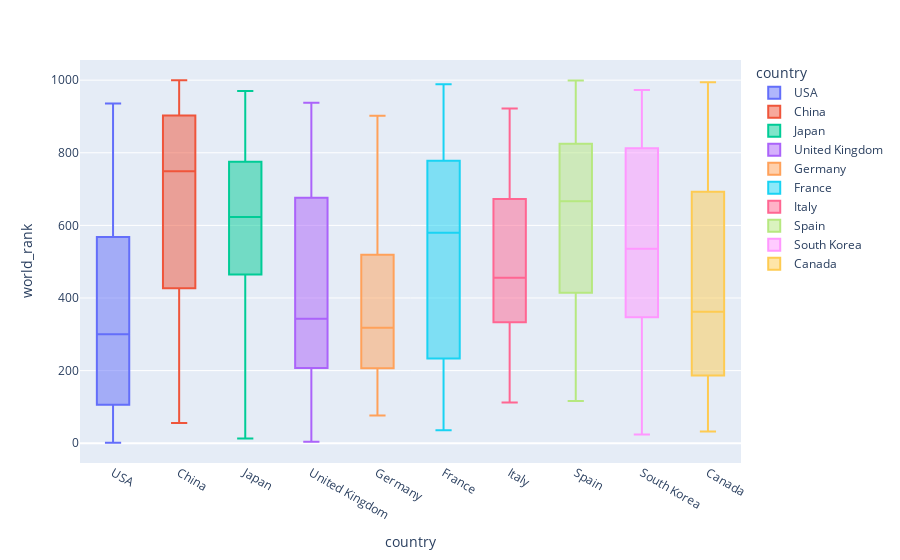

Source (notebook cell):
### Code cell
import plotly.express as px
fig = px.box(pt_top10_2015_all, x="country", y="world_rank",
                 color = 'country' )
fig.update_yaxes(showticklabels=True , matches=None)
fig.update_xaxes(showticklabels=True , matches=None)
fig.show()
plt.savefig('boxplot_cwur_2015 .png', width=150,height = 150)

### Figure 1 — Plotly figure (JSON) as saved in the notebook; plotly's stock layout.template omitted (floating-point values rounded to 4 significant figures; data arrays with more than 128 entries replaced by an {"elided": "..."} marker saying what was removed)
{"data": [{"alignmentgroup": "True", "hovertemplate": "country=%{x}<br>world_rank=%{y}<extra></extra>", "legendgroup": "USA", "marker": {"color": "#636efa"}, "name": "USA", "notched": false, "offsetgroup": "USA", "orientation": "v", "showlegend": true, "type": "box", "x": {"elided": "229 str values"}, "x0": " ", "xaxis": "x", "y": {"elided": "229 int values"}, "y0": " ", "yaxis": "y"}, {"alignmentgroup": "True", "hovertemplate": "country=%{x}<br>world_rank=%{y}<extra></extra>", "legendgroup": "China", "marker": {"color": "#EF553B"}, "name": "China", "notched": false, "offsetgroup": "China", "orientation": "v", "showlegend": true, "type": "box", "x": ["China", "China", "China", "China", "China", "China", "China", "China", "China", "China", "China", "China", "China", "China", "China", "China", "China", "China", "China", "China", "China", "China", "China", "China", "China", "China", "China", "China", "China", "China", "China", "China", "China", "China", "China", "China", "China", "China", "China", "China", "China", "China", "China", "China", "China", "China", "China", "China", "China", "China", "China", "China", "China", "China", "China", "China", "China", "China", "China", "China", "China", "China", "China", "China", "China", "China", "China", "China", "China", "China", "China", "China", "China", "China", "China", "China", "China", "China", "China", "China", "China", "China", "China"], "x0": " ", "xaxis": "x", "y": [56, 78, 180, 191, 195, 239, 244, 277, 305, 313, 315, 331, 389, 391, 396, 400, 410, 413, 415, 420, 423, 438, 439, 443, 477, 479, 496, 514, 530, 553, 572, 586, 615, 627, 640, 642, 659, 677, 684, 705, 706, 749, 774, 776, 783, 788, 795, 804, 810, 828, 846, 858, 864, 866, 871, 877, 883, 886, 888, 889, 895, 899, 904, 924, 943, 947, 948, 949, 953, 955, 957, 963, 969, 972, 975, 976, 977, 982, 984, 990, 991, 993, 1000], "y0": " ", "yaxis": "y"}, {"alignmentgroup": "True", "hovertemplate": "country=%{x}<br>world_rank=%{y}<extra></extra>", "legendgroup": "Japan", "marker": {"color": "#00cc96"}, "name": "Japan", "notched": false, "offsetgroup": "Japan", "orientation": "v", "showlegend": true, "type": "box", "x": ["Japan", "Japan", "Japan", "Japan", "Japan", "Japan", "Japan", "Japan", "Japan", "Japan", "Japan", "Japan", "Japan", "Japan", "Japan", "Japan", "Japan", "Japan", "Japan", "Japan", "Japan", "Japan", "Japan", "Japan", "Japan", "Japan", "Japan", "Japan", "Japan", "Japan", "Japan", "Japan", "Japan", "Japan", "Japan", "Japan", "Japan", "Japan", "Japan", "Japan", "Japan", "Japan", "Japan", "Japan", "Japan", "Japan", "Japan", "Japan", "Japan", "Japan", "Japan", "Japan", "Japan", "Japan", "Japan", "Japan", "Japan", "Japan", "Japan", "Japan", "Japan", "Japan", "Japan", "Japan", "Japan", "Japan", "Japan", "Japan", "Japan", "Japan", "Japan", "Japan", "Japan", "Japan"], "x0": " ", "xaxis": "x", "y": [13, 17, 34, 38, 45, 73, 100, 109, 125, 178, 245, 262, 290, 320, 392, 418, 419, 457, 465, 468, 473, 474, 481, 486, 501, 512, 513, 518, 524, 529, 547, 555, 598, 599, 608, 619, 622, 624, 648, 651, 657, 666, 670, 713, 722, 727, 728, 732, 736, 737, 759, 760, 763, 771, 773, 775, 780, 798, 800, 827, 838, 839, 840, 855, 862, 863, 887, 900, 903, 908, 909, 926, 945, 970], "y0": " ", "yaxis": "y"}, {"alignmentgroup": "True", "hovertemplate": "country=%{x}<br>world_rank=%{y}<extra></extra>", "legendgroup": "United Kingdom", "marker": {"color": "#ab63fa"}, "name": "United Kingdom", "notched": false, "offsetgroup": "United Kingdom", "orientation": "v", "showlegend": true, "type": "box", "x": ["United Kingdom", "United Kingdom", "United Kingdom", "United Kingdom", "United Kingdom", "United Kingdom", "United Kingdom", "United Kingdom", "United Kingdom", "United Kingdom", "United Kingdom", "United Kingdom", "United Kingdom", "United Kingdom", "United Kingdom", "United Kingdom", "United Kingdom", "United Kingdom", "United Kingdom", "United Kingdom", "United Kingdom", "United Kingdom", "United Kingdom", "United Kingdom", "United Kingdom", "United Kingdom", "United Kingdom", "United Kingdom", "United Kingdom", "United Kingdom", "United Kingdom", "United Kingdom", "United Kingdom", "United Kingdom", "United Kingdom", "United Kingdom", "United Kingdom", "United Kingdom", "United Kingdom", "United Kingdom", "United Kingdom", "United Kingdom", "United Kingdom", "United Kingdom", "United Kingdom", "United Kingdom", "United Kingdom", "United Kingdom", "United Kingdom", "United Kingdom", "United Kingdom", "United Kingdom", "United Kingdom", "United Kingdom", "United Kingdom", "United Kingdom", "United Kingdom", "United Kingdom", "United Kingdom", "United Kingdom", "United Kingdom", "United Kingdom", "United Kingdom", "United Kingdom", "United Kingdom"], "x0": " ", "xaxis": "x", "y": [4, 5, 27, 35, 55, 67, 94, 123, 128, 140, 148, 152, 161, 173, 199, 201, 209, 212, 240, 242, 246, 253, 261, 263, 279, 285, 293, 309, 325, 333, 336, 340, 343, 405, 426, 453, 472, 506, 525, 540, 545, 568, 587, 594, 597, 604, 631, 632, 674, 683, 692, 694, 696, 698, 707, 720, 729, 784, 814, 821, 824, 830, 874, 885, 938], "y0": " ", "yaxis": "y"}, {"alignmentgroup": "True", "hovertemplate": "country=%{x}<br>world_rank=%{y}<extra></extra>", "legendgroup": "Germany", "marker": {"color": "#FFA15A"}, "name": "Germany", "notched": false, "offsetgroup": "Germany", "orientation": "v", "showlegend": true, "type": "box", "x": ["Germany", "Germany", "Germany", "Germany", "Germany", "Germany", "Germany", "Germany", "Germany", "Germany", "Germany", "Germany", "Germany", "Germany", "Germany", "Germany", "Germany", "Germany", "Germany", "Germany", "Germany", "Germany", "Germany", "Germany", "Germany", "Germany", "Germany", "Germany", "Germany", "Germany", "Germany", "Germany", "Germany", "Germany", "Germany", "Germany", "Germany", "Germany", "Germany", "Germany", "Germany", "Germany", "Germany", "Germany", "Germany", "Germany", "Germany", "Germany", "Germany", "Germany", "Germany", "Germany", "Germany", "Germany", "Germany"], "x0": " ", "xaxis": "x", "y": [76, 79, 101, 147, 153, 155, 156, 158, 162, 176, 177, 197, 204, 205, 210, 213, 215, 230, 233, 235, 251, 278, 288, 292, 296, 302, 316, 318, 328, 345, 346, 358, 372, 374, 450, 464, 487, 490, 492, 497, 517, 520, 535, 536, 552, 636, 691, 739, 785, 787, 793, 801, 857, 876, 902], "y0": " ", "yaxis": "y"}, {"alignmentgroup": "True", "hovertemplate": "country=%{x}<br>world_rank=%{y}<extra></extra>", "legendgroup": "France", "marker": {"color": "#19d3f3"}, "name": "France", "notched": false, "offsetgroup": "France", "orientation": "v", "showlegend": true, "type": "box", "x": ["France", "France", "France", "France", "France", "France", "France", "France", "France", "France", "France", "France", "France", "France", "France", "France", "France", "France", "France", "France", "France", "France", "France", "France", "France", "France", "France", "France", "France", "France", "France", "France", "France", "France", "France", "France", "France", "France", "France", "France", "France", "France", "France", "France", "France", "France", "France", "France", "France"], "x0": " ", "xaxis": "x", "y": [36, 37, 58, 63, 104, 131, 182, 188, 206, 207, 217, 224, 236, 299, 371, 385, 430, 471, 475, 499, 505, 539, 548, 562, 580, 618, 633, 654, 672, 675, 699, 721, 740, 750, 764, 769, 772, 797, 816, 822, 831, 859, 879, 880, 881, 896, 966, 978, 989], "y0": " ", "yaxis": "y"}, {"alignmentgroup": "True", "hovertemplate": "country=%{x}<br>world_rank=%{y}<extra></extra>", "legendgroup": "Italy", "marker": {"color": "#FF6692"}, "name": "Italy", "notched": false, "offsetgroup": "Italy", "orientation": "v", "showlegend": true, "type": "box", "x": ["Italy", "Italy", "Italy", "Italy", "Italy", "Italy", "Italy", "Italy", "Italy", "Italy", "Italy", "Italy", "Italy", "Italy", "Italy", "Italy", "Italy", "Italy", "Italy", "Italy", "Italy", "Italy", "Italy", "Italy", "Italy", "Italy", "Italy", "Italy", "Italy", "Italy", "Italy", "Italy", "Italy", "Italy", "Italy", "Italy", "Italy", "Italy", "Italy", "Italy", "Italy", "Italy", "Italy", "Italy", "Italy", "Italy", "Italy"], "x0": " ", "xaxis": "x", "y": [112, 169, 172, 208, 221, 247, 268, 295, 317, 327, 329, 330, 342, 344, 369, 377, 382, 387, 393, 397, 411, 432, 446, 456, 500, 503, 528, 531, 561, 570, 575, 576, 630, 653, 662, 676, 680, 690, 701, 703, 745, 747, 765, 802, 817, 919, 922], "y0": " ", "yaxis": "y"}, {"alignmentgroup": "True", "hovertemplate": "country=%{x}<br>world_rank=%{y}<extra></extra>", "legendgroup": "Spain", "marker": {"color": "#B6E880"}, "name": "Spain", "notched": false, "offsetgroup": "Spain", "orientation": "v", "showlegend": true, "type": "box", "x": ["Spain", "Spain", "Spain", "Spain", "Spain", "Spain", "Spain", "Spain", "Spain", "Spain", "Spain", "Spain", "Spain", "Spain", "Spain", "Spain", "Spain", "Spain", "Spain", "Spain", "Spain", "Spain", "Spain", "Spain", "Spain", "Spain", "Spain", "Spain", "Spain", "Spain", "Spain", "Spain", "Spain", "Spain", "Spain", "Spain", "Spain", "Spain", "Spain", "Spain"], "x0": " ", "xaxis": "x", "y": [116, 228, 241, 294, 304, 338, 363, 370, 375, 398, 431, 435, 440, 484, 485, 559, 603, 637, 644, 660, 673, 681, 686, 693, 709, 734, 738, 767, 799, 808, 841, 849, 872, 894, 927, 930, 935, 940, 959, 999], "y0": " ", "yaxis": "y"}, {"alignmentgroup": "True", "hovertemplate": "country=%{x}<br>world_rank=%{y}<extra></extra>", "legendgroup": "South Korea", "marker": {"color": "#FF97FF"}, "name": "South Korea", "notched": false, "offsetgroup": "South Korea", "orientation": "v", "showlegend": true, "type": "box", "x": ["South Korea", "South Korea", "South Korea", "South Korea", "South Korea", "South Korea", "South Korea", "South Korea", "South Korea", "South Korea", "South Korea", "South Korea", "South Korea", "South Korea", "South Korea", "South Korea", "South Korea", "South Korea", "South Korea", "South Korea", "South Korea", "South Korea", "South Korea", "South Korea", "South Korea", "South Korea", "South Korea", "South Korea", "South Korea", "South Korea", "South Korea", "South Korea", "South Korea", "South Korea", "South Korea", "South Korea"], "x0": " ", "xaxis": "x", "y": [24, 98, 115, 144, 165, 192, 211, 307, 310, 384, 390, 401, 422, 433, 434, 452, 495, 511, 560, 578, 581, 602, 628, 756, 770, 806, 812, 813, 834, 860, 868, 878, 898, 951, 952, 973], "y0": " ", "yaxis": "y"}, {"alignmentgroup": "True", "hovertemplate": "country=%{x}<br>world_rank=%{y}<extra></extra>", "legendgroup": "Canada", "marker": {"color": "#FECB52"}, "name": "Canada", "notched": false, "offsetgroup": "Canada", "orientation": "v", "showlegend": true, "type": "box", "x": ["Canada", "Canada", "Canada", "Canada", "Canada", "Canada", "Canada", "Canada", "Canada", "Canada", "Canada", "Canada", "Canada", "Canada", "Canada", "Canada", "Canada", "Canada", "Canada", "Canada", "Canada", "Canada", "Canada", "Canada", "Canada", "Canada", "Canada", "Canada", "Canada", "Canada", "Canada", "Canada", "Canada"], "x0": " ", "xaxis": "x", "y": [32, 42, 62, 107, 133, 150, 151, 167, 193, 222, 229, 269, 284, 286, 337, 352, 362, 368, 417, 455, 502, 538, 593, 611, 663, 781, 836, 861, 870, 907, 910, 917, 994], "y0": " ", "yaxis": "y"}], "layout": {"boxmode": "overlay", "legend": {"title": {"text": "country"}, "tracegroupgap": 0}, "margin": {"t": 60}, "xaxis": {"anchor": "y", "categoryarray": ["USA", "China", "Japan", "United Kingdom", "Germany", "France", "Italy", "Spain", "South Korea", "Canada"], "categoryorder": "array", "domain": [0, 1], "showticklabels": true, "title": {"text": "country"}}, "yaxis": {"anchor": "x", "domain": [0, 1], "showticklabels": true, "title": {"text": "world_rank"}}}}
